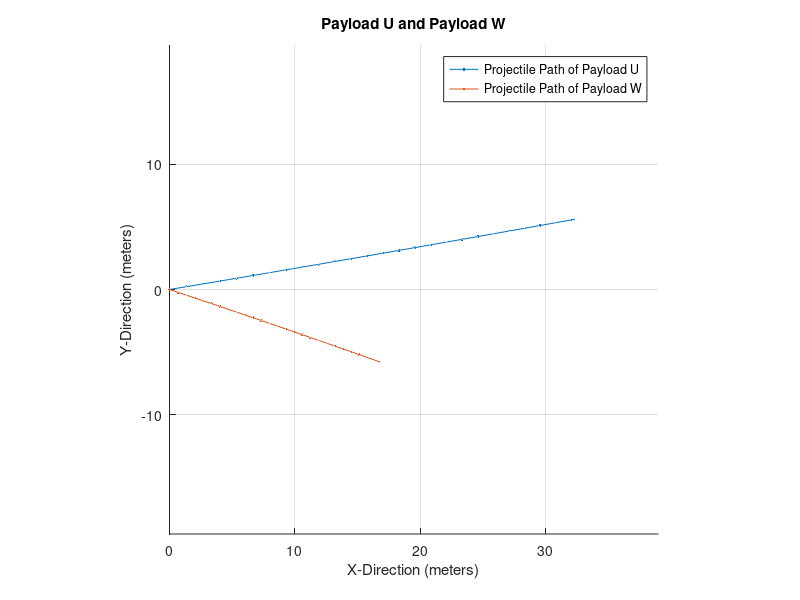

This figure's MATLAB source: (Note: this script raises an error after producing the figure.)
%=======================================================================
%                               Goal 1:
% 
% -Create a 3D path for two payloads (done)
%
%  At each time step, payloads must:
% -Calculate distance between payloads (done)
% -Obtain acceleration information of k-1 and k (done)
% -Integrate odometry (done)
% -Determine relative position
%%
%Trajectory taken from Union College Aero Design Team and further edited by Calvin
close all
clear
clc
r = 0.05; % meters, radius of payload package
tr = 50; % feet, radius of target
m = 1.5; % pounds, max of package
CD = 0.6;
posG(1) = 30; %x coordinate of ground station
posG(2) = 15; %y coordinate of ground station
posG(3) = 0;   %z coordinate of ground station
% Conversions
mphToMetersSecond = 0.44704;
metersSecondToMPH = 1/0.44704;
feetToMeters = 0.3048;
metersToFeet = 1/0.3048;
% Initial Conditions
alt = 100; % Feet

vx0u = 30; % mph of payload U
vx0w = 15; % mph of payload W

vy0u = 5; % mph of payload U
vy0w = -5; % mph of payload W

vz0u = 0; % mph of payload U
vz0w = 0; % mph of payload W
%Initial conditions converted into metric
alt = alt*feetToMeters; % Meters, drop height of 100 feet = 30.5 meters

vx0u = vx0u*mphToMetersSecond; % m/s, initial x velocity
vx0w = vx0w*mphToMetersSecond; % m/s, initial x velocity

vy0u = vy0u*mphToMetersSecond; % m/s, initial y velocity
vy0w = vy0w*mphToMetersSecond; % m/s, initial y velocity

vz0u = vz0u*mphToMetersSecond; % m/s, initial z velocity
vz0w = vz0w*mphToMetersSecond; % m/s, initial z velocity

% Coefficents
rho = 1.225; % kg/m^3
CD;
% Constants
A = pi*r^2; % Area of package, estimated as a 5cm radius
g = 9.81; % Gravity, m/s/s
m = m*0.453592; % mass of package, kg
targetR = tr*feetToMeters; % Radius of target area meters
dt = 0.1; % Time step
t = rot90(0.1:dt:2.7, 3);
n = 0; % Step stopping number

vxu(1) = vx0u;
vxw(1) = vx0w;

vyu(1) = vy0u;
vyw(1) = vy0w;

vzu(1) = vz0u;
vzw(1) = vz0w;

dxu(1) = 0;
dxw(1) = 0;

dyu(1) = 0;
dyw(1) = 0;

dzu(1) = alt;
dzw(1) = alt + 1; %Payloads deploy at different altitudes

posU = zeros(27,1);
posW = zeros(27,1);


i = 1;
while dzu(i) >= 0
    azu(i) = -g + 0.5*rho*CD*A*vzu(i)^2;             %acceleration in z-direction
    vzu(i+1) = vzu(i) + azu(i)*dt;                   %velocity in z-direction
    dzu(i+1) = dzu(i) + vzu(i)*dt + 0.5*azu(i)*dt^2; % new distance in z
    posU(i,3) = dzu(i);
    axu(i) = -0.5*rho*CD*A*vxu(i)^2;                 % acceleration in x-direction
    vxu(i+1) = vxu(i) + axu(i)*dt;                   % velocity in x-direction
    dxu(i+1) = dxu(i) + vxu(i)*dt + 0.5*axu(i)*dt^2; % new distance in x
    posU(i,1) = dxu(i);
    ayu(i) = -0.5*rho*CD*A*vyu(i)^2;                 % acceleration in y-direction
    vyu(i+1) = vyu(i) + ayu(i)*dt;                   % velocity in y-direction
    dyu(i+1) = dyu(i) + vyu(i)*dt + 0.5*ayu(i)*dt^2; % new distance in y
    posU(i,2) = dyu(i);
    i = i + 1;
end

i = 1;
while dzw(i) >= 0
    azw(i) = -g + 0.5*rho*CD*A*vzw(i)^2;              %acceleration in z-direction
    vzw(i+1) = vzw(i) + azw(i)*dt;                    %velocity in z-direction
    dzw(i+1) = dzw(i) + vzw(i)*dt + 0.5*azw(i)*dt^2;  % new distance in z
    posW(i,3) = dzw(i);
    axw(i) = -0.5*rho*CD*A*vxw(i)^2;                  % acceleration in x-direction
    vxw(i+1) = vxw(i) + axw(i)*dt;                    % velocity in x-direction
    dxw(i+1) = dxw(i) + vxw(i)*dt + 0.5*axw(i)*dt^2;  % new distance in x
    posW(i,1) = dxw(i);
    ayw(i) = -0.5*rho*CD*A*vyw(i)^2;                  % acceleration in y-direction
    vyw(i+1) = vyw(i) + ayw(i)*dt;                    % velocity in y-direction
    dyw(i+1) = dyw(i) + vyw(i)*dt + 0.5*ayw(i)*dt^2;  % new distance in y
    posW(i,2) = dyw(i);
    i = i + 1;
end

axu = rot90(axu,3); ayu = rot90(ayu,3); azu = rot90(azu,3);
axw = rot90(axw,3); ayw = rot90(ayw,3); azw = rot90(azw,3);
%Acceleration in x, y, and z for payload U and W
accdatau = horzcat(axu, ayu, azu);
accdataw = horzcat(axw, ayw, azw);


leadTime     = (length(dxu)-1)*dt;
leadDistance = dxu(length(dxu)-1);
    
if max(dxu) > max(dzu)
    axisLimit = ceil(max(dxu)*1.15);
else
    axisLimit = ceil(max(dzu)*1.15);
end

figure;

hold on
grid on
plot3(dxu, dyu, dzu, '.-');
plot3(dxw, dyw, dzw,'.-');

axis([0 axisLimit -axisLimit/2 axisLimit/2 0 axisLimit]);
axis square
title('Payload U and Payload W');
xlabel('X-Direction (meters)');
ylabel('Y-Direction (meters)');
zlabel('Z-Direction (meters)');
legend('Projectile Path of Payload U', 'Projectile Path of Payload W');

dUW = zeros(26,1);

%Euclidian distance btwn payloads at each time step
for j = 1:1:26
    dUW(j) = pdist2(posU(j,:), posW(j,:));
end

%%
%=======================================================================
%Integrate Odometry ? Dead Reckoning (i >= j-3)
%=======================================================================
% i = first round
% j = any round after that
% i < j
% k = current round

%For the purpose of first simulation and algorithm checking, 
%we assume we have initial velocity.

for i = 1:1:25
    velzu(1) = vz0u;
    velzu(i+1,1) = velzu(i) + azu(i)*dt;
end

%Computed displacement for payload U
dispxu = 0.5*(dt^2)*axu + vx0u*dt;
dispyu = 0.5*(dt^2)*ayu + vy0u*dt;
dispzu = 0.5*(dt^2)*azu + velzu*dt;

for i = 1:1:25
    velzw(1) = vz0w;
    velzw(i+1,1) = velzw(i) + azw(i)*dt;
end

%Computed displacement for payload W
dispxw = 0.5*(dt^2)*axw + vx0w*dt;
dispyw = 0.5*(dt^2)*ayw + vy0w*dt;
dispzw = 0.5*(dt^2)*azw + velzw*dt;


dispu = horzcat(dispxu, dispyu, dispzu); %odometry of payload U
dispw = horzcat(dispxw, dispyw, dispzw); %odometry of payload W

%%
%=======================================================================
% Calculate relative position using ranging and odometry
%=======================================================================

relpose = zeros(25,6); %initialization of relative pose equation unknowns
relpose0 = [0,0]; %initial guess 

for s = 2:1:25 %Collapse everything into one function
    %dispu = displacement of U
    %dispw = displacement of W
    %dUW = distance between U and W
    fun = @(relpose) posefunx(relpose, s, dispu, dispw, dUW); 
    relposetempx = lsqnonlin(fun, relpose0);
    relposex(s-1,:) = relposetempx;
    
    fun = @(relpose) posefuny(relpose, s, dispu, dispw, dUW);
    relposetempy = lsqnonlin(fun, relpose0);
    relposey(s-1,:) = relposetempy;
    
    fun = @(relpose) posefunz(relpose, s, dispu, dispw, dUW);
    relposetempz = lsqnonlin(fun, relpose0);
    relposez(s-1,:) = relposetempz;
end

%Two unknowns per coordinate for six unknowns:

relpose = horzcat(relposex, relposey, relposez);

relposition = zeros(24,3);
for i = 1:1:24
    relposition(i,1) = dUW(i,1)*relpose(i,2);
    relposition(i,2) = dUW(i,1)*relpose(i,4);
    relposition(i,3) = dUW(i,1)*relpose(i,6);
end
